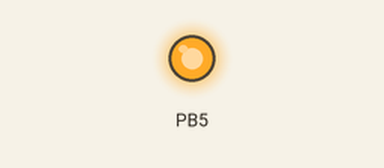
Recording of a program running on a simulated ATmega328P, built with avr-gcc and emulated at 16 MHz. Shown: output pins drawn as LEDs (lit = HIGH).

Above: at 1.0 s.
At 2.5 s:
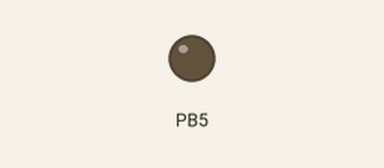
Timing chart, 0 to 4.6 s (numbered marks = the images above):
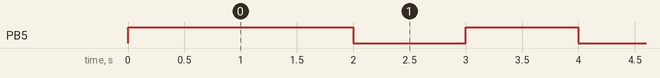

The program:

main.c
```c
#include <avr/io.h>
#include <stdint.h>
#include <avr/interrupt.h>

// Sistemsko vreme
volatile uint32_t ms = 0;

/**
* ISR - prekidna rutina tajmer/brojac modula 0 u CTC rezimu
*/
ISR(TIMER0_COMPA_vect)
{
	ms++;
}

/**
* timer0Init - Funkcija koja inicijalizuje timer 0 tako da pravi prekide
* svake milisekunde
*/
void timer0Init()
{
	TCCR0A = 0x02; // tajmer 0: CTC mod

	// Provera frekvencije takta prilikom kompilacije
	#if F_CPU > 20000000
	#error "Frekvencija takta mora biti manja od 20 MHz!"
	#endif

	// Inicijalizacija promenljivih za preskaler i periodu tajmera 0
	uint32_t n = F_CPU / 1000;
	uint8_t clksel = 1;

	// Odredjivanje vrednosti preskalera i periode tajmera 0
	while (n > 255)
	{
		n /= 8;
		clksel++;
	}

	TCCR0B = clksel; // tajmer 0: Podesavanje preskalera
	OCR0A = (uint8_t)(n & 0xff) - 1; // tajmer 0: Podesavanje periode
	TIMSK0 = 0x02; // tajmer 0: Dozvola prekida
	sei(); // Globalna dozvola prekida
}

/**
* timer0Millis - Funkcija koja, na bezbedan nacin, vraca kao povratnu vrednost broj milisekundi proteklih od pocetka merenja vremena
*/
uint32_t timer0Millis()
{
	uint32_t tmp;
	cli();		// Zabrana prekida
	tmp = ms;	// Ocitavanje vremena
	sei();      // Dozvola prekida
	return tmp;
}

/**
* timer0DelayMs - Funkcija koja implementira pauzu u broju milisekundi koji je prosledjen kao parametar
*/
void timer0DelayMs(uint32_t delay_length)
{
	uint32_t t0 = timer0Millis();
	while(timer0Millis() - t0 < delay_length);
}

int16_t main()
{
	DDRB |= 1 << 5; // PB -> izlaz
	PORTB = 0xFF;

	timer0Init();

	while(1)
	{
		timer0DelayMs(1000);
		PORTB |= 1 << 5;
		timer0DelayMs(1000);
		PORTB &= ~(1 << 5);
	}
}
```

Measured:
- by itself, PB5: repeats every 2.0 s: LOW 1.0 s, HIGH 1.0 s
